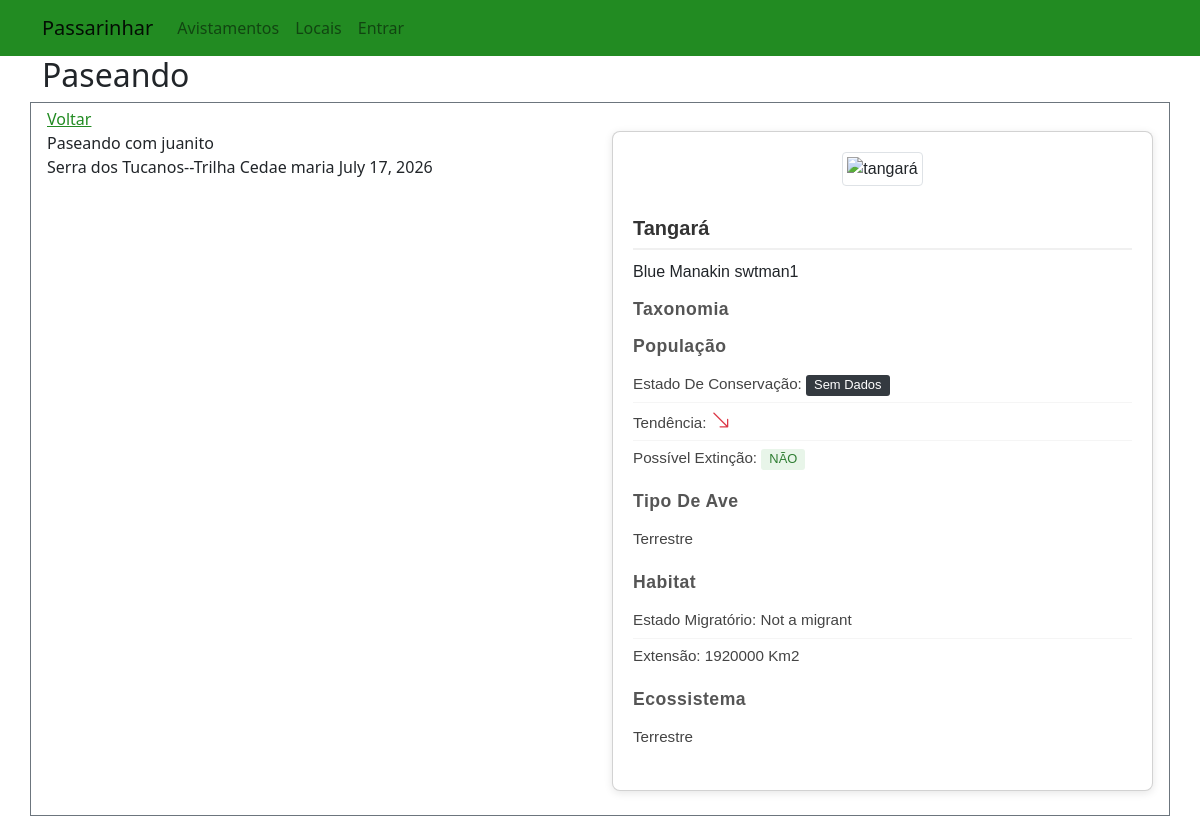
The app's page /sighting/9 with its own data.
### passarinhar/models.py (models this page shows, shortened)
class Sighting(models.Model):
    birder = models.ForeignKey(WUser, on_delete=models.CASCADE, related_name="owner")
    common_name = models.CharField(max_length=64)
    description = models.TextField(blank=True)
    url_img = models.URLField(blank=True)
    spice = models.ForeignKey(Spice, on_delete=models.CASCADE, blank=True,  null=True, related_name="sighting_spice")
    place = models.ForeignKey(Place, on_delete=models.CASCADE, blank=True,  null=True, related_name="sighting_place")
    date_created = models.DateField(auto_now_add=True)

class Place(models.Model):
    place = models.CharField(max_length=100)
    lat = models.DecimalField(max_digits=10, decimal_places=7, default=0)
    lon = models.DecimalField(max_digits=10, decimal_places=7, default=0)
    subnational2Code = models.CharField(max_length=10, blank=True)
    locId = models.CharField(max_length=20, blank=True)
    latestObsDt = models.CharField(max_length=20, blank=True)
    numSpeciesAllTime = models.IntegerField(default=0)
    country= models.CharField(max_length=2, blank=True)
    region = models.CharField(max_length=100, blank=True)
    def __str__(self) -> str:
        return f"{self.place}"

class WUser(AbstractUser):
    favouritesList = models.ManyToManyField(Place, blank=True, related_name="userFavourite")

class Spice(models.Model):
    name = models.CharField(max_length=64, unique=True)
    spice_code = models.CharField(max_length=20, null=True, blank=True)
    scientific_name = models.CharField(max_length=64, null=True, blank=True)
    taxon_order = models.ForeignKey(SpeciesTaxonomy, on_delete=models.CASCADE,null=True, blank=True, related_name="spice_taxon_order")
    DTScientific_name = models.ForeignKey(DataZoneSpecie, on_delete=models.CASCADE,null=True, blank=True, related_name="spice")
    description = models.TextField(blank=True)
    url_spice_img  = models.URLField(max_length=300, blank=True)
    image = ImageField(upload_to='spice_images/', pregenerated_sizes=["small", "medium"], null=True)

class DataZoneSpecie(models.Model):
    SIS_ID  = models.CharField(max_length=20, blank=True)
    Sequence = models.CharField(max_length=20, blank=True)
    Family = models.CharField(max_length=64, blank=True)
    Scientific_name = models.CharField(max_length=64, blank=True)
    Common_name = models.CharField(max_length=64, blank=True)
    RL_Category = models.CharField(max_length=20, blank=True)
    PE = models.CharField(max_length=20, blank=True)
    PEW = models.CharField(max_length=20, blank=True)
    Seabird = models.CharField(max_length=20, blank=True)
    Waterbird = models.CharField(max_length=20, blank=True)
    Landbird = models.CharField(max_length=20, blank=True)
    Migratory_status = models.CharField(max_length=20, blank=True)
    Ecosystem_Terrestrial = models.CharField(max_length=20, blank=True)
    Ecosystem_Freshwater = models.CharField(max_length=20, blank=True)
    Ecosystem_Marine = models.CharField(max_length=20, blank=True)
    RL_AOO = models.CharField(max_length=20, blank=True)
    Criteria_met_at_highest_level = models.CharField(max_length=20, blank=True)
    RL_EOO = models.CharField(max_length=20, blank=True)
    Population_size = models.CharField(max_length=20, blank=True)
    Population_size_derivation = models.CharField(max_length=20, blank=True)
    Current_population_trend = models.CharField(max_length=20, blank=True)
    Current_population_trend_derivation = models.CharField(max_length=20, blank=True)

### passarinhar/views.py (the view)
# urls.py: path("sighting/<int:sighting_id>", views.sighting, name="sighting"),
def sighting(request, sighting_id):
    try:
        currentSighting = Sighting.objects.get(id=sighting_id)
        form = SightingForm(initial={"birdier_name":currentSighting.birder, "name":currentSighting.common_name, "spice":currentSighting.spice, "place":currentSighting.place, "date_created":currentSighting.date_created, "description":currentSighting.description})
        place = [currentSighting.place]
        home_map = show_on_map(place[0].lat, place[0].lon, "favourite", place)
        map_html = home_map._repr_html_()
    except Sighting.DoesNotExist:
        raise Http404("Sighting not found.")
    return render(request, "passarinhar/sighting.html", {
        'form': form,
        "home_map": map_html,
        "title":f"{currentSighting.common_name}",
        "sighting": currentSighting,
    })

### passarinhar/templates/passarinhar/sighting.html (shortened to what this page needs)
{% extends "passarinhar/layout.html" %}
{% load static %}
{% load l10n %}
{% block body %}
<h2>{{ title }}</h2>
<div class="p-1 my-1 row bg-white text-dark border border-secondary">
    <div class="col-lg-12 col-md-12 col-sm-12 col-xs-12">
        <a href="#" onclick="history.back(); return false;">Voltar</a>
    </div>
    <div class="col-lg-6 col-md-6 col-sm-6 col-xs-12">
        {% if user.is_authenticated and user == sighting.birder %}
        <div class="form-group">
            <form action="{% url 'passarinhar:edit_sighting' sighting.id %}" method="post">
                {% csrf_token %}
                {{ form.as_p }}
                <input class="btn btn-primary" type="submit" value="Salvar">
                <a class="btn btn-secondary" href="{% url 'passarinhar:sighting' sighting.id %}">Cancelar</a>
                <a class="btn btn-danger" href="{% url 'passarinhar:delete_sighting' sighting.id %}">Deletar</a>
            </form>
        </div>
        {% else %}
        <div class="details">
            {{ sighting.common_name }}
            {{ sighting.description |linebreaksbr }}
            <div class="info">
                {{ sighting.place }}
                {{ sighting.birder }}
                {{ sighting.date_created }}
            </div>
        </div>
        {% endif %}
        <div id="map" class="p-1 my-1">
        </div>
    </div>
    <div class="spice col-lg-6 col-md-9 col-sm-6 col-xs-12" id='{{sighting.spice.id}}'>
        {% include 'passarinhar/components/spice_card.html' with spice=sighting.spice %}
    </div>
</div>
{% endblock %}

### passarinhar/templates/passarinhar/components/spice_card.html (shortened to what this page needs)
<div id="spice-card{{spice.id}}" class="card">
    <div>
        <img src="{{spice.url_spice_img}}" alt="{{spice.name}}" title="{{spice.name}}"
            class="img-responsive img-thumbnail">
    </div>
    <div>
        <h4 class="text-capitalize">{{ spice.name }}</h4>
        <span id="spice-common-name{{spice.id}}">{{spice.DTScientific_name.Common_name}}</span>
        <span id="spice-code{{spice.id}}">{{spice.spice_code}}</span>
        <h5 class="text-capitalize">Taxonomia</h5>
        <h5 class="text-capitalize">População</h5>
        <ul title="População">
            <li class="text-capitalize">Estado de conservação: <span id='spice-rl{{spice.id}}'
                    class="badge">{{spice.DTScientific_name.RL_Category}}</span></li>
            <li>Tendência:
                {%if spice.DTScientific_name.Current_population_trend == "Increasing"%}
                <i class="bi biarrow-up-right text-success h5"></i>
                {%elif spice.DTScientific_name.Current_population_trend == "Decreasing"%}
                <i class="bi bi-arrow-down-right text-danger h5"></i>
                {%else%}
                <i class="bi bi-arrow-right text-warning h5"></i>
                {%endif%}
            </li>
            <li>Possível Extinção:
                <span id='spice-pe{{spice.id}}' class="yes-no badge">{{spice.DTScientific_name.PE}}</span>
            </li>
        </ul>
        <h5 class="text-capitalize">Tipo de ave</h5>
        <ul class="list-unstyled" title="Tipo de ave">
            {% if spice.DTScientific_name.Landbird == "TRUE" %}
            <li>Terrestre</li>
            {% endif %}
        </ul>
        <h5 class="text-capitalize">Habitat</h5>
        <ul class="list-unstyled" title="Habitat">
            <li>Estado Migratório: {{ spice.DTScientific_name.Migratory_status}}</li>
            <li>Extensão: {{ spice.DTScientific_name.RL_EOO}} Km2</li>
        </ul>
        <h5 class="text-capitalize">Ecossistema</h5>
        <ul class="list-unstyled" title="Ecossistema">
            {% if spice.DTScientific_name.Ecosystem_Terrestrial == "TRUE" %}
            <li>Terrestre</li>
            {% endif %}
        </ul>
    </div>
</div>

### passarinhar/static/passarinhar/styles.css (style rules this page uses)
a { color: forestgreen; }
.card { background-color: #fff; border-radius: 8px; box-shadow: 0 2px 8px rgba(0, 0, 0, 0.1); padding: 20px; margin-bottom: 20px; font-family: 'Arial', sans-serif; }
.card>div:first-child { text-align: center; }
.card .img-responsive { max-width: 100%; height: auto; border-radius: 4px; }
.card>div:last-child { margin-top: 15px; }
h4, h5 { font-weight: 600; margin-top: 15px; margin-bottom: 10px; color: #333; }
h4 { font-size: 1.25em; border-bottom: 2px solid #f0f0f0; padding-bottom: 8px; }
h5 { font-size: 1.1em; text-transform: uppercase; letter-spacing: 0.5px; color: #555; }
.card ul { list-style-type: none; padding-left: 0; margin-bottom: 15px; }
.card ul li { padding: 6px 0; border-bottom: 1px solid #f5f5f5; color: #444; font-size: 0.95em; }
.card ul li:last-child { border-bottom: none; }
.card .badge { padding: 4px 8px; border-radius: 3px; font-size: 0.85em; font-weight: 500; }
.card .yes-no { background-color: #e8f5e9; color: #2e7d32; }
.card .text-capitalize { text-transform: capitalize; }
.card .bi { margin-right: 5px; color: #666; }
.card .bi-arrow-down-right { color: #c62828; }
.card [title] { cursor: help; }

### records on screen
Sighting: common_name "Paseando", description "com juanito", place "Serra dos Tucanos--Trilha Cedae", birder "maria", date_created "July 17, 2026"
Spice: name "Tangará", DTScientific_name.Common_name "Blue Manakin", spice_code "swtman1", DTScientific_name.Migratory_status "Not a migrant", DTScientific_name.RL_EOO "1920000"
